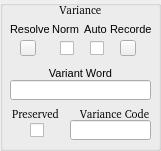
   <widget class="QGroupBox" name="ResolutiongroupBox">
    <property name="geometry">
     <rect>
      <x>590</x>
      <y>320</y>
      <width>161</width>
      <height>151</height>
     </rect>
    </property>
    <property name="font">
     <font>
      <pointsize>8</pointsize>
     </font>
    </property>
    <property name="title">
     <string/>
    </property>
    <property name="alignment">
     <set>Qt::AlignCenter</set>
    </property>
    <widget class="QCheckBox" name="PreservedCkBox">
     <property name="geometry">
      <rect>
       <x>30</x>
       <y>120</y>
       <width>16</width>
       <height>21</height>
      </rect>
     </property>
     <property name="font">
      <font>
       <family>FROMVS [MAXR]</family>
       <pointsize>8</pointsize>
      </font>
     </property>
     <property name="toolTip">
      <string>Check to preserve</string>
     </property>
     <property name="text">
      <string/>
     </property>
     <property name="checkable">
      <bool>false</bool>
     </property>
    </widget>
    <widget class="QLabel" name="VarianceCodeLabel">
     <property name="geometry">
      <rect>
       <x>80</x>
       <y>100</y>
       <width>71</width>
       <height>21</height>
      </rect>
     </property>
     <property name="font">
      <font>
       <family>FROMVS [MAXR]</family>
       <pointsize>8</pointsize>
      </font>
     </property>
     <property name="text">
      <string>Variance Code</string>
     </property>
     <property name="alignment">
      <set>Qt::AlignBottom|Qt::AlignLeading|Qt::AlignLeft</set>
     </property>
    </widget>
    <widget class="QLabel" name="Preservedchapterlabel">
     <property name="geometry">
      <rect>
       <x>10</x>
       <y>100</y>
       <width>51</width>
       <height>21</height>
      </rect>
     </property>
     <property name="font">
      <font>
       <family>FROMVS [MAXR]</family>
       <pointsize>8</pointsize>
       <weight>50</weight>
       <italic>false</italic>
       <bold>false</bold>
      </font>
     </property>
     <property name="toolTip">
      <string>Preserved</string>
     </property>
     <property name="text">
      <string>Preserved</string>
     </property>
     <property name="alignment">
      <set>Qt::AlignBottom|Qt::AlignHCenter</set>
     </property>
    </widget>
    <widget class="QLabel" name="VarWordlabel">
     <property name="geometry">
      <rect>
       <x>30</x>
       <y>60</y>
       <width>101</width>
       <height>20</height>
      </rect>
     </property>
     <property name="font">
      <font>
       <pointsize>8</pointsize>
      </font>
     </property>
     <property name="toolTip">
      <string>Variant word</string>
     </property>
     <property name="text">
      <string>Variant Word</string>
     </property>
     <property name="alignment">
      <set>Qt::AlignBottom|Qt::AlignHCenter</set>
     </property>
    </widget>
    <widget class="QLabel" name="VarianceGrouplabel">
     <property name="geometry">
      <rect>
       <x>40</x>
       <y>0</y>
       <width>81</width>
       <height>20</height>
      </rect>
     </property>
     <property name="font">
      <font>
       <family>FROMVS [MAXR]</family>
       <pointsize>8</pointsize>
      </font>
     </property>
     <property name="toolTip">
      <string>OCR Language Group</string>
     </property>
     <property name="text">
      <string>Variance</string>
     </property>
     <property name="alignment">
      <set>Qt::AlignCenter</set>
     </property>
    </widget>
    <widget class="QPushButton" name="Resolvebutton">
     <property name="geometry">
      <rect>
       <x>20</x>
       <y>40</y>
       <width>16</width>
       <height>16</height>
      </rect>
     </property>
     <property name="font">
      <font>
       <family>FROMVS [MAXR]</family>
       <pointsize>8</pointsize>
      </font>
     </property>
     <property name="toolTip">
      <string>Synchronize to selected verse</string>
     </property>
     <property name="text">
      <string/>
     </property>
     <property name="icon">
      <iconset resource="../UI_Icons.qrc">
       <normaloff>:/Icons/Icons/tick.png</normaloff>:/Icons/Icons/tick.png</iconset>
     </property>
    </widget>
    <widget class="QLabel" name="Resolvelabel">
     <property name="geometry">
      <rect>
       <x>10</x>
       <y>20</y>
       <width>41</width>
       <height>16</height>
      </rect>
     </property>
     <property name="text">
      <string>Resolve</string>
     </property>
     <property name="alignment">
      <set>Qt::AlignBottom|Qt::AlignLeading|Qt::AlignLeft</set>
     </property>
    </widget>
    <widget class="QLineEdit" name="VariantWordlineEdit">
     <property name="geometry">
      <rect>
       <x>10</x>
       <y>80</y>
       <width>141</width>
       <height>20</height>
      </rect>
     </property>
     <property name="readOnly">
      <bool>true</bool>
     </property>
    </widget>
    <widget class="QLineEdit" name="VarianceCodelineEdit">
     <property name="geometry">
      <rect>
       <x>70</x>
       <y>120</y>
       <width>81</width>
       <height>20</height>
      </rect>
     </property>
     <property name="readOnly">
      <bool>true</bool>
     </property>
    </widget>
    <widget class="QLabel" name="Recorderlabel">
     <property name="geometry">
      <rect>
       <x>110</x>
       <y>20</y>
       <width>41</width>
       <height>16</height>
      </rect>
     </property>
     <property name="text">
      <string>Recorder</string>
     </property>
     <property name="alignment">
      <set>Qt::AlignBottom|Qt::AlignLeading|Qt::AlignLeft</set>
     </property>
    </widget>
    <widget class="QPushButton" name="Recorderbutton">
     <property name="geometry">
      <rect>
       <x>120</x>
       <y>40</y>
       <width>16</width>
       <height>16</height>
      </rect>
     </property>
     <property name="font">
      <font>
       <family>FROMVS [MAXR]</family>
       <pointsize>8</pointsize>
      </font>
     </property>
     <property name="toolTip">
      <string>Synchronize to selected verse</string>
     </property>
     <property name="text">
      <string/>
     </property>
     <property name="icon">
      <iconset resource="../UI_Icons.qrc">
       <normaloff>:/Icons/Icons/record.png</normaloff>:/Icons/Icons/record.png</iconset>
     </property>
    </widget>
    <widget class="QCheckBox" name="NormcheckBox">
     <property name="geometry">
      <rect>
       <x>60</x>
       <y>40</y>
       <width>16</width>
       <height>16</height>
      </rect>
     </property>
     <property name="toolTip">
      <string>Normalized</string>
     </property>
     <property name="text">
      <string/>
     </property>
     <property name="checkable">
      <bool>true</bool>
     </property>
     <property name="checked">
      <bool>false</bool>
     </property>
    </widget>
    <widget class="QLabel" name="Normlabel">
     <property name="geometry">
      <rect>
       <x>50</x>
       <y>20</y>
       <width>31</width>
       <height>16</height>
      </rect>
     </property>
     <property name="text">
      <string>Norm</string>
     </property>
     <property name="alignment">
      <set>Qt::AlignBottom|Qt::AlignHCenter</set>
     </property>
    </widget>
    <widget class="QCheckBox" name="AutocheckBox">
     <property name="geometry">
      <rect>
       <x>90</x>
       <y>40</y>
       <width>16</width>
       <height>16</height>
      </rect>
     </property>
     <property name="toolTip">
      <string>Normalized</string>
     </property>
     <property name="text">
      <string/>
     </property>
     <property name="checkable">
      <bool>true</bool>
     </property>
     <property name="checked">
      <bool>false</bool>
     </property>
    </widget>
    <widget class="QLabel" name="Normlabel_2">
     <property name="geometry">
      <rect>
       <x>80</x>
       <y>20</y>
       <width>31</width>
       <height>16</height>
      </rect>
     </property>
     <property name="text">
      <string>Auto</string>
     </property>
     <property name="alignment">
      <set>Qt::AlignBottom|Qt::AlignHCenter</set>
     </property>
    </widget>
   </widget>
